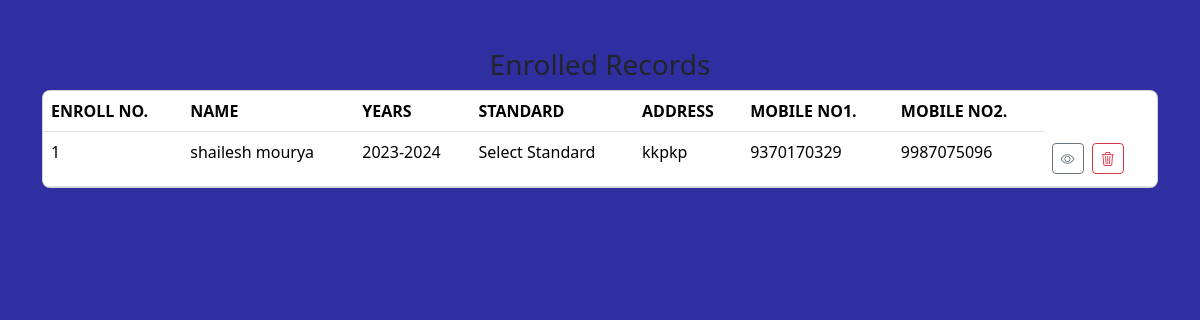
/enroll_record.php, run on an earlier commit of the app's database.
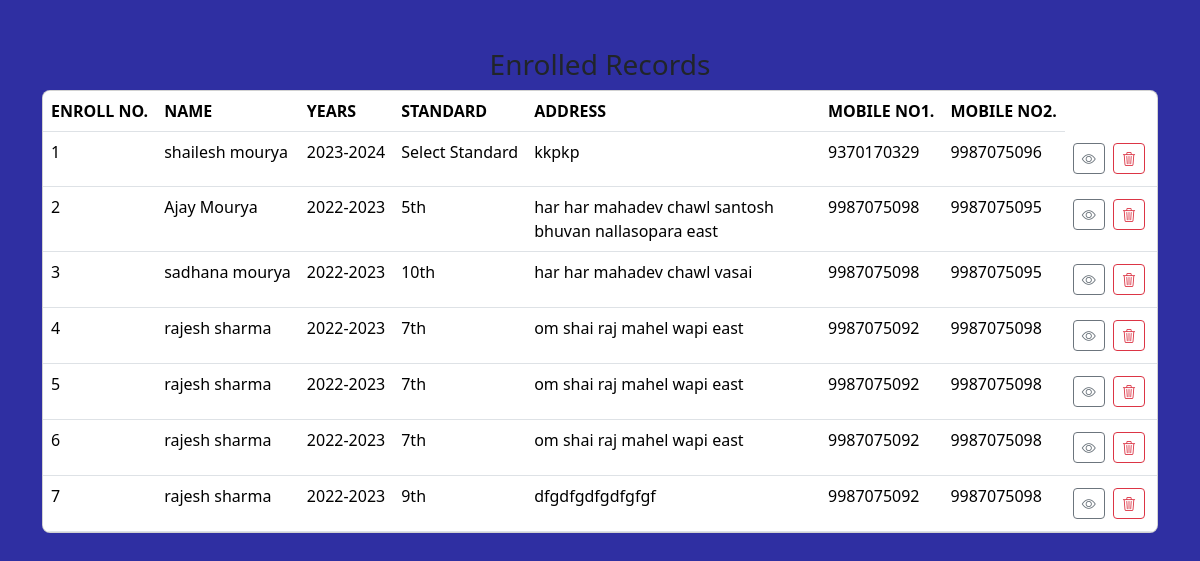
And on a later commit of the database.
### tables this page shows
CREATE TABLE `application` (
  `enroll_no` int(100) NOT NULL,
  `first_name` varchar(100) NOT NULL,
  `last_name` varchar(30) NOT NULL,
  `gender` varchar(20) NOT NULL,
  `dob` varchar(20) NOT NULL,
  `academic_year` varchar(30) NOT NULL,
  `standard` varchar(100) NOT NULL,
  `email` varchar(50) NOT NULL,
  `address` varchar(100) NOT NULL,
  `father_name` varchar(100) NOT NULL,
  `mother_name` varchar(100) NOT NULL,
  `mobile_no1` varchar(30) NOT NULL,
  `mobile_no2` varchar(30) NOT NULL,
  `image` varchar(100) NOT NULL,
  `mail` int(15) NOT NULL
);

### enroll_record.php (the view, shortened to what this page needs)
<!DOCTYPE html>
<html lang="en">
  <head>
    <link
      href="https://cdn.jsdelivr.net/npm/bootstrap@5.3.2/dist/css/bootstrap.min.css"
      rel="stylesheet"
    />
    <link rel="stylesheet" href="https://cdn.jsdelivr.net/npm/bootstrap-icons@1.11.1/font/bootstrap-icons.css">
  </head>
  <body style="background-color: #2f2fa2">
    <main>
      <section class="intro my-5">
        <h3 class="h3 text-center">Enrolled Records</h3>
        <div class="mask d-flex align-items-center h-100">
          <div class="container">
            <div class="row justify-content-center">
              <div class="col-12">
                <div class="card shadow-2-strong">
                  <div class="card-body p-0">
                    <div class="table-responsive table-scroll">
                      <table class="table table-white mb-0">
                        <thead style="background-color: white">
                          <tr class="text-uppercase text-success">
                            <th scope="col">Enroll No.</th>
                            <th scope="col">Name</th>
                            <th scope="col">Years</th>
                            <th scope="col">Standard</th>
                            <th scope="col">Address</th>
                            <th scope="col">Mobile no1.</th>
                            <th scope="col">Mobile no2.</th>
                          </tr>
                        </thead>
                        <tbody>
                        <?php
                      include('config.php');
                      $sql="SELECT * FROM `application`;";
                      $result=mysqli_query($conn,$sql);
                      while ($rows=mysqli_fetch_assoc($result)) {
                            echo "<tr>
                            <td>{$rows['enroll_no']}</td>
                            <td>{$rows['first_name']} {$rows['last_name']}</td>
                            <td>{$rows['academic_year']}</td>
                            <td>{$rows['standard']}</td>
                            <td  class='text-wrap'>{$rows['address']}</td>
                            <td>{$rows['mobile_no1']}</td>
                            <td>{$rows['mobile_no2']}</td>
                          <td><a
                          name=''
                          id=''
                          class='btn btn-outline-secondary btn-sm  text-center'
                          href='viewcard.php?id={$rows['enroll_no']}'
                          role='button'
                          ><i class='bi bi-eye'></i></a>
                          <a
                          name=''
                          id=''
                          class='btn btn-outline-danger btn-sm m-1  '
                          href='download.php?id={$rows['enroll_no']}'
                          role='button'
                          ><i class='bi bi-trash3'></i></a></td> </tr>";
                        }
                        ?>
                        </tbody>
                      </table>
                    </div>
                  </div>
                </div>
              </div>
            </div>
          </div>
        </div>
      </section>
    </main>
  </body>
</html>

### enroll_record.php (style rules this page uses)
html, body, .intro { height: 100%; }
table td, table th { text-overflow: ellipsis; white-space: nowrap; overflow: hidden; }
.card { border-radius: 0.5rem; }
.table-scroll { border-radius: 0.5rem; }
thead { top: 0; position: sticky; }

What changed in the data, as far as the page shows it:
added application: enroll_no "2", first_name "Ajay", last_name "Mourya", academic_year "2022-2023", standard "5th", address "har har mahadev chawl santosh bhuvan nallasopara east", mobile_no1 "9987075098", mobile_no2 "9987075095"
added application: enroll_no "3", first_name "sadhana", last_name "mourya", academic_year "2022-2023", standard "10th", address "har har mahadev chawl vasai", mobile_no1 "9987075098", mobile_no2 "9987075095"
added application: enroll_no "4", first_name "rajesh", last_name "sharma", academic_year "2022-2023", standard "7th", address "om shai raj mahel wapi east", mobile_no1 "9987075092", mobile_no2 "9987075098"
added application: enroll_no "5", first_name "rajesh", last_name "sharma", academic_year "2022-2023", standard "7th", address "om shai raj mahel wapi east", mobile_no1 "9987075092", mobile_no2 "9987075098"
added application: enroll_no "6", first_name "rajesh", last_name "sharma", academic_year "2022-2023", standard "7th", address "om shai raj mahel wapi east", mobile_no1 "9987075092", mobile_no2 "9987075098"
added application: enroll_no "7", first_name "rajesh", last_name "sharma", academic_year "2022-2023", standard "9th", address "dfgdfgdfgdfgfgf", mobile_no1 "9987075092", mobile_no2 "9987075098"
